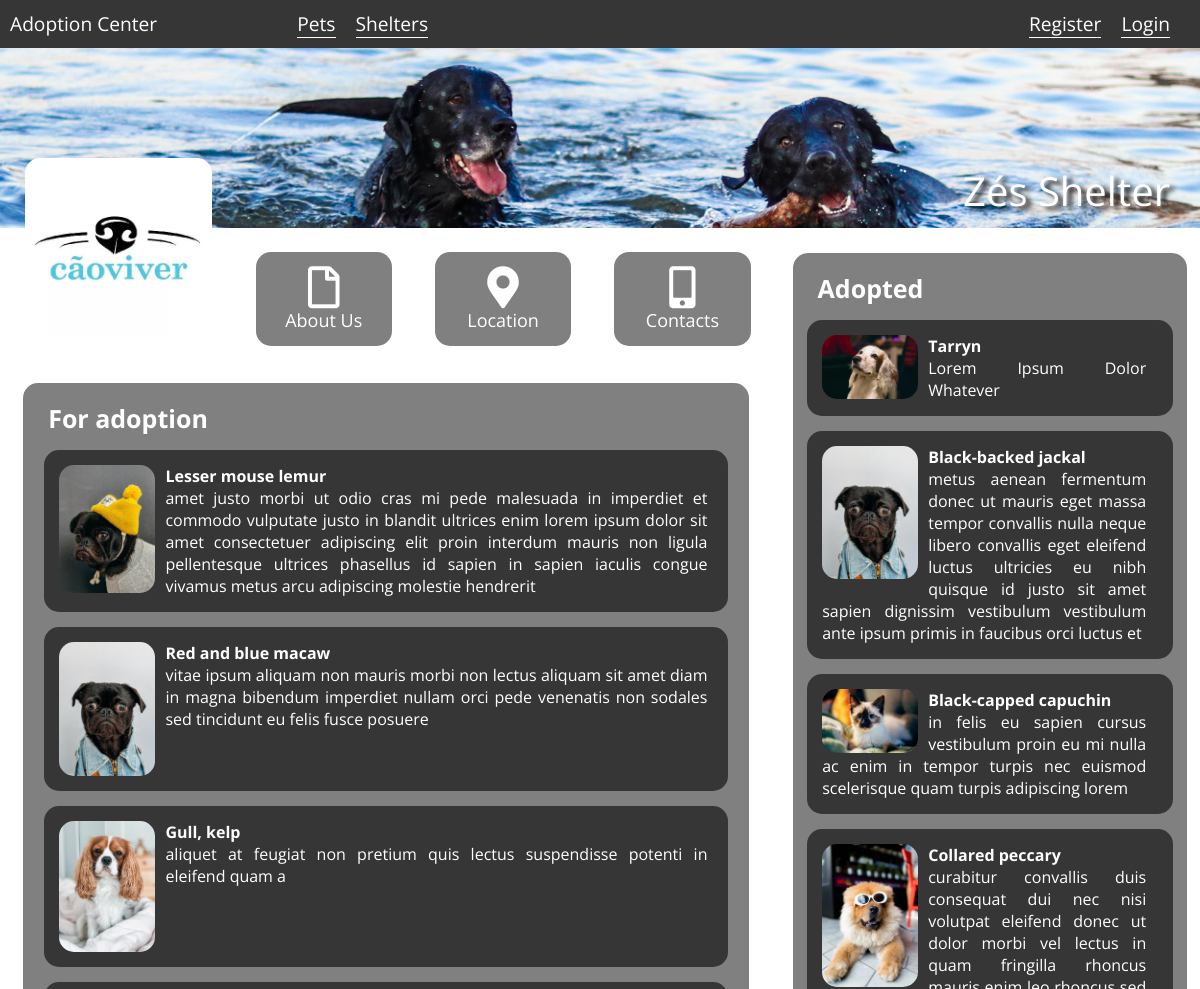
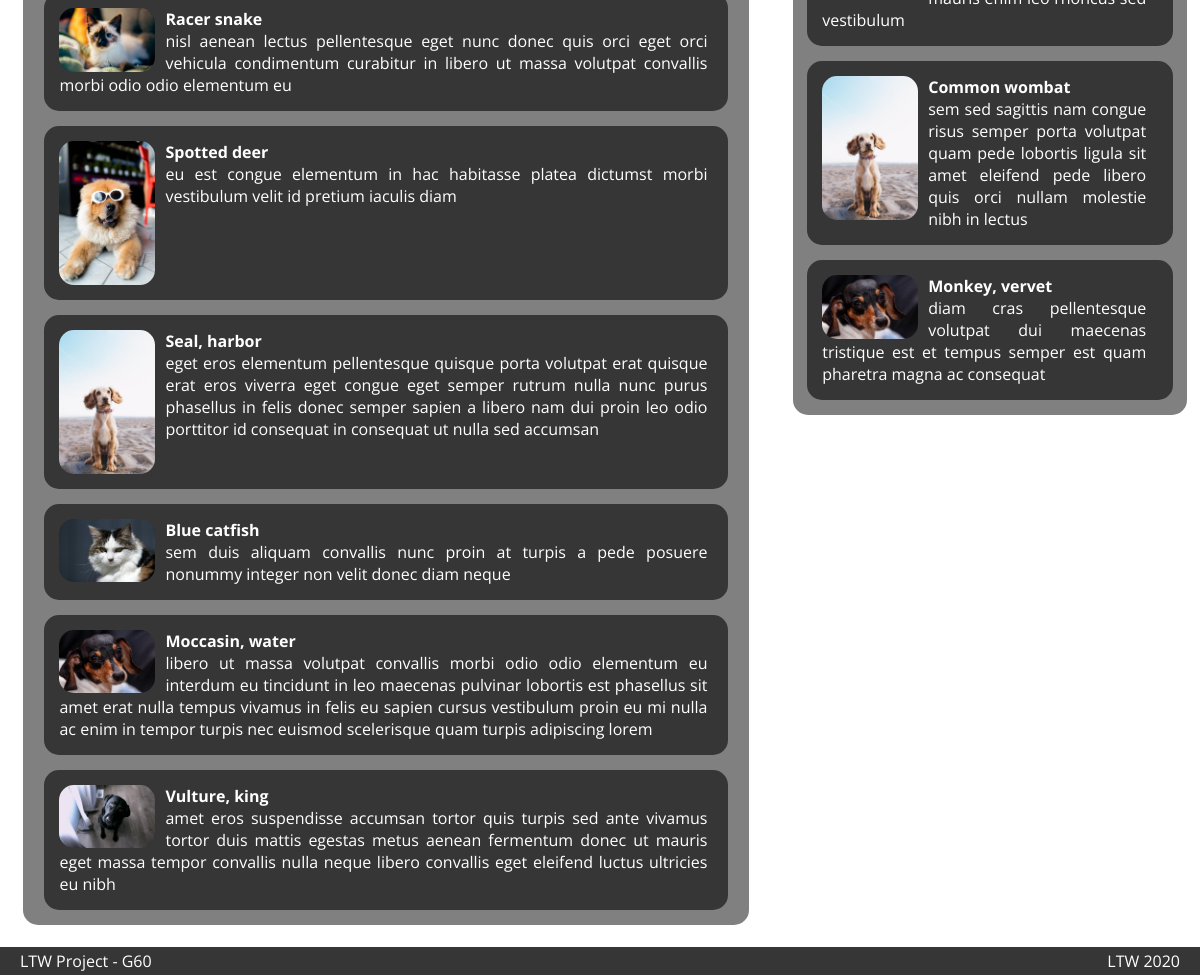
The app's page /shelter_profile.php?id=1 with its own data (2 pictures, top to bottom).
### tables this page shows
CREATE TABLE Shelters (
  shelter_id  INTEGER PRIMARY KEY,
  username    VARCHAR,
  password    TEXT,
  name        VARCHAR,
  info        VARCHAR
);

CREATE TABLE Pets_Adoption_Shelter(
    shelter_id  INTEGER,
    pet_id      INTEGER,
    CONSTRAINT shel_pet_fk1 FOREIGN KEY (shelter_id) REFERENCES Shelters(shelter_id),
    CONSTRAINT shel_pet_fk2 FOREIGN KEY (pet_id) REFERENCES Pets(pet_id),
    CONSTRAINT shel_pet_pk PRIMARY KEY(shelter_id, pet_id)
);

CREATE TABLE Pets (
  pet_id    INTEGER PRIMARY KEY,
  name      VARCHAR,
  species   VARCHAR,
  size      FLOAT,
  color     VARCHAR,
  gender    INTEGER, -- (0 for male),
  info      VARCHAR,
  age       INTEGER,
  location  VARCHAR,
  state     VARCHAR -- Pets can be in several states (being prepared for adoption, prepared, proposal accepted, delivered, …).
);

CREATE TABLE Shelters_Pets (
  shelter_id  INTEGER,
  pet_id      INTEGER,
  CONSTRAINT shel_pet_fk1 FOREIGN KEY (shelter_id) REFERENCES Shelters(shelter_id),
	CONSTRAINT shel_pet_fk2 FOREIGN KEY (pet_id) REFERENCES Pets(pet_id),
	CONSTRAINT shel_pet_pk PRIMARY KEY(shelter_id, pet_id)
);

### shelter_profile.php (called while the page is built, shortened)
<?php
include_once('database/connection.php');
include_once('database/shelters.php');
include_once('database/pets.php');
$shelter = getShelterByID($_GET['id']);
$pets = getShelterPets($_GET['id']);
$adoption = getShelterPetsForAdoption($_GET['id']);
include('templates/common/header.php');
include('templates/common/navigation_bar.php');
include('templates/pets/shelter_profile.php');
include('templates/common/footer.php');

### database/shelters.php (called while the page is built, shortened)
<?php
function getShelterPets($id) {
    global $db;
    if ($stmt = $db->prepare('
        SELECT *
        FROM Shelters, Shelters_Pets, Pets
        WHERE Shelters.shelter_id = :id
        AND Shelters_Pets.shelter_id = :id
        AND Shelters_Pets.pet_id = Pets.pet_id')) {
        $stmt->bindParam(':id', $id);
        $stmt->execute();
        return $stmt->fetchAll();
    }
    else {
        printf('errno: %d, error: %s', $db->errorCode(), $db->errorInfo()[2]);
        die;
    }
}
function getShelterPetsForAdoption($id) {
    global $db;
    if ($stmt = $db->prepare('
        SELECT *
        FROM Shelters, Pets_Adoption_Shelter, Pets
        WHERE Shelters.shelter_id = :id
        AND Pets_Adoption_Shelter.shelter_id = :id
        AND Pets_Adoption_Shelter.pet_id = Pets.pet_id')) {
        $stmt->bindParam(':id', $id);
        $stmt->execute();
        return $stmt->fetchAll();
    }
    else {
        printf('errno: %d, error: %s', $db->errorCode(), $db->errorInfo()[2]);
        die;
    }
}
function getShelterByID($shelterID) {
    global $db;
    if ($stmt = $db->prepare('SELECT * FROM Shelters WHERE shelter_id = :id')) {
        $stmt->bindParam(':id', $shelterID);
        $stmt->execute();
        return $stmt->fetch();
    }
    else {
        printf('errno: %d, error: %s', $db->errorCode(), $db->errorInfo()[2]);
        die;
    }
}

### database/pets.php (called while the page is built, shortened)
<?php
function getImageByPetId($petID){
    global $db;
    if ($stmt = $db->prepare('SELECT * FROM Pets_Images WHERE pet_id = :id')) {
        $stmt->bindParam(':id', $petID);
        $stmt->execute();
        return $stmt->fetch()[0];
    }
    else {
        printf('errno: %d, error: %s', $db->errorCode(), $db->errorInfo()[2]);
        die;
    }
}

### templates/pets/shelter_profile.php (the view)
<section class="banner" style="background-image: url('database/images/shelters/header/originals/<?= $shelter['shelter_id'] ?>.jpg');">
    <a><?= $shelter['name'] ?></a>
</section>
<section class="shelter_profile">
    <section class="left">
        <div class="profile_pic"
             style="background-image: url('database/images/shelters/profile/thumbs_medium/<?= $shelter['shelter_id'] ?>.jpg') ">
        </div>
        <div id="about_me">
            <a href="#"><i class="far fa-file"></i>About Us</a>
        </div>
        <div id="location">
            <a href="#"><i class="fas fa-map-marker-alt"></i>Location</a>
        </div>
        <div id="contact">
            <a href="#"><i class="fas fa-mobile-alt"></i>Contacts</a>
        </div>
        <section class="shelter_adoption">
            <div class="title">For adoption</div>
            <?php foreach ($adoption as $pet) { ?>
                <div class="adoption-card">
                    <a href="pet_detail.php?id=<?= $pet['pet_id'] ?>">
                        <img src="database/images/pets/thumbs_medium/<?= getImageByPetId($pet['pet_id']) ?>.jpg" alt="puppy photo">
                        <div class="container-dog">
                            <h4><b><?= $pet['name'] ?></b></h4>
                            <p><?= $pet['info'] ?></p>
                        </div>
                    </a>
                </div>
            <?php } ?>
        </section>
    </section>
    <section class="right">
        <div class="shelter_adopted">
            <div class="title">Adopted</div>
            <?php foreach ($pets as $pet) { ?>
                <div class="adopted-card">
                    <a href="pet_detail.php?id=<?= $pet['pet_id'] ?>">
                        <img src="database/images/pets/thumbs_medium/<?= getImageByPetId($pet['pet_id']) ?>.jpg" alt="puppy photo" >
                        <div class="container-dog">
                            <h4><b><?= $pet['name'] ?></b></h4>
                            <p><?= $pet['info'] ?></p>
                        </div>
                    </a>
                </div>
            <?php } ?>
        </div>
    </section>
</section>

### templates/common/header.php (shortened to what this page needs)
<!DOCTYPE html>
<html lang="en">
<head>
    <link href="style/style.css" rel="stylesheet">
    <link rel="stylesheet" href="https://use.fontawesome.com/releases/v5.3.1/css/all.css">
</head>
<body>

### templates/common/navigation_bar.php
<section class="navigation_bar">
    <a href="homepage.php">Adoption Center</a>
    <nav id="links">
        <a href="pets_list.php">Pets</a>
        <a href="shelters_list.php">Shelters</a>
    </nav>
    <nav id="signup">
        <?php if (!isset($_SESSION['username'])) { ?>
            <a href="register.php">Register</a>
            <a href="login.php">Login</a>
        <?php } else { ?>
            <a href="pet_add.php">Add Pet</a>
            <a href=""><?= getUserByUsername($_SESSION['username'])['name'] ?></a>
            <a href="action_logout.php">Logout</a>
        <?php } ?>
    </nav>
</section>

### templates/common/footer.php
<footer class="footer">
    <p>LTW Project - G60</p>
    <p>LTW 2020</p>
</footer>
</body>
</html>

### style/style.css (style rules this page uses)
* { margin: 0; padding: 0; border: 0; background: transparent; text-decoration: none; font-family: "Open Sans", sans-serif; }
html, body { height: 100%; position: relative; min-height: 100%; }
#links, #signup { position: relative; float: left; padding-left: 10em; }
#links a, #signup a { font-size: 1.2rem; text-decoration: none; color: white; margin-right: 20px; border-bottom: 1px solid white; padding-bottom: 5px; margin-bottom: 1em; }
#signup { float: right; padding-right: 10em; }
.footer { flex-shrink: 0; background-color: #363636; color: white; position: absolute; left: 0; bottom: 0; width: 100%; padding: 3px 0; }
.footer p:first-child { margin-left: 20px; float: left; }
.footer p:last-child { margin-right: 20px; float: right; }
.navigation_bar { background-color: #363636; width: 100%; }
.navigation_bar a { color: white; padding: 10px; font-size: 1.2rem; float: left; }
.navigation_bar #links, .navigation_bar #signup { padding: 10px; margin-left: 10%; }
.navigation_bar #links a, .navigation_bar #signup a { padding: 0px; margin-bottom: 0px; }
.navigation_bar #signup { padding: 10px; float: right; }
.navigation_bar #signup a { padding: 0; margin-bottom: 0; }
body { display: flex; flex-direction: column; }
body { height: auto; }
body a { color: white; text-decoration: none; }
body .banner { position: relative; margin: 0 auto; background-repeat: no-repeat; background-size: cover; background-position: center; background-position-y: -200px; width: 100%; height: 15vw; }
body .banner a { font-size: 250%; color: white; position: absolute; bottom: 0; right: 0; margin-right: 30px; margin-bottom: 10px; text-shadow: 5px 3px 5px #000000; }
body .shelter_profile { display: flex; }
body .shelter_profile .title { padding: 18px 0px 0px 25px; font-size: 25px; font-weight: bold; color: white; }
body .shelter_profile img { width: 8vw; border-radius: 15px; float: left; margin-right: 10px; }
body .shelter_profile .left { margin-top: 10px; margin-bottom: 27px; width: 65%; display: grid; grid-template-columns: 30% 23% 23% 23%; grid-auto-rows: fit-content(0%); grid-template-areas: "profile about location contact" "adopt adopt adopt adopt"; }
body .shelter_profile .left .profile_pic { grid-area: profile; position: relative; width: 80%; height: 145%; left: 25px; bottom: 10vh; z-index: 1; border-radius: 15px; background-size: cover; background-position: center; }
body .shelter_profile .left #about_me, body .shelter_profile .left #location, body .shelter_profile .left #contact { display: flex; border-radius: 15px; background-color: grey; margin: 8% 12%; justify-content: center; }
body .shelter_profile .left #about_me a, body .shelter_profile .left #location a, body .shelter_profile .left #contact a { padding: 10%; font-size: 1.5vw; }
body .shelter_profile .left #about_me a i, body .shelter_profile .left #location a i, body .shelter_profile .left #contact a i { display: flex; font-size: 3.5vw; justify-content: center; }
body .shelter_profile .left #about_me { grid-area: about; }
body .shelter_profile .left #location { grid-area: location; }
body .shelter_profile .left #contact { grid-area: contact; }
body .shelter_profile .left .container-dog { padding: 0; width: 28vw; text-align: justify; }
body .shelter_profile .left .shelter_adoption { grid-area: adopt; border-radius: 15px; background-color: grey; margin: 3% 3%; }
body .shelter_profile .left .shelter_adoption .adoption-card { display: flex; padding: 15px; background-color: #363636; border-radius: 15px; width: 90%; margin: 15px auto; }
body .shelter_profile .left .shelter_adoption .adoption-card .container-dog { padding: 0; width: 54vw; text-align: justify; }
body .shelter_profile .right { margin-top: 10px; margin-bottom: 27px; width: 35%; display: grid; grid-template-columns: 1fr; grid-auto-rows: fit-content(0%); }
body .shelter_profile .right .shelter_adopted { border-radius: 15px; background-color: grey; margin: 3.5% 3% 4% 3%; }
body .shelter_profile .right .shelter_adopted .adopted-card { display: flex; padding: 15px; background-color: #363636; border-radius: 15px; width: 85%; margin: 15px auto; }
body .shelter_profile .right .shelter_adopted .adopted-card .container-dog { width: 27vw; text-align: justify; }
body .banner { background-size: cover; background-position: center; }

### records on screen
shelters: name "Zés Shelter"
pets_adoption_shelter: shows a picture, pet.name "Lesser mouse lemur", pet.info "amet justo morbi ut odio cras mi pede malesuada in imperdiet et commodo vulputate justo in blandit ultrices enim lorem ipsum dolor sit amet consectetuer adipiscing elit proin interdum mauris non ligula pellentesque ultrices phasellus id sapien in sapien iaculis congue vivamus metus arcu adipiscing molestie hendrerit"
pets_adoption_shelter: shows a picture, pet.name "Red and blue macaw", pet.info "vitae ipsum aliquam non mauris morbi non lectus aliquam sit amet diam in magna bibendum imperdiet nullam orci pede venenatis non sodales sed tincidunt eu felis fusce posuere"
pets_adoption_shelter: shows a picture, pet.name "Gull, kelp", pet.info "aliquet at feugiat non pretium quis lectus suspendisse potenti in eleifend quam a"
pets_adoption_shelter: shows a picture, pet.name "Racer snake", pet.info "nisl aenean lectus pellentesque eget nunc donec quis orci eget orci vehicula condimentum curabitur in libero ut massa volutpat convallis morbi odio odio elementum eu"
pets_adoption_shelter: shows a picture, pet.name "Spotted deer", pet.info "eu est congue elementum in hac habitasse platea dictumst morbi vestibulum velit id pretium iaculis diam"
pets_adoption_shelter: shows a picture, pet.name "Seal, harbor", pet.info "eget eros elementum pellentesque quisque porta volutpat erat quisque erat eros viverra eget congue eget semper rutrum nulla nunc purus phasellus in felis donec semper sapien a libero nam dui proin leo odio porttitor id consequat in consequat ut nulla sed accumsan"
pets_adoption_shelter: shows a picture, pet.name "Blue catfish", pet.info "sem duis aliquam convallis nunc proin at turpis a pede posuere nonummy integer non velit donec diam neque"
pets_adoption_shelter: shows a picture, pet.name "Moccasin, water", pet.info "libero ut massa volutpat convallis morbi odio odio elementum eu interdum eu tincidunt in leo maecenas pulvinar lobortis est phasellus sit amet erat nulla tempus vivamus in felis eu sapien cursus vestibulum proin eu mi nulla ac enim in tempor turpis nec euismod scelerisque quam turpis adipiscing lorem"
pets_adoption_shelter: shows a picture, pet.name "Vulture, king", pet.info "amet eros suspendisse accumsan tortor quis turpis sed ante vivamus tortor duis mattis egestas metus aenean fermentum donec ut mauris eget massa tempor convallis nulla neque libero convallis eget eleifend luctus ultricies eu nibh"
shelters_pets: shows a picture, pet.name "Tarryn", pet.info "Lorem Ipsum Dolor Whatever"
shelters_pets: shows a picture, pet.name "Black-backed jackal", pet.info "metus aenean fermentum donec ut mauris eget massa tempor convallis nulla neque libero convallis eget eleifend luctus ultricies eu nibh quisque id justo sit amet sapien dignissim vestibulum vestibulum ante ipsum primis in faucibus orci luctus et"
shelters_pets: shows a picture, pet.name "Black-capped capuchin", pet.info "in felis eu sapien cursus vestibulum proin eu mi nulla ac enim in tempor turpis nec euismod scelerisque quam turpis adipiscing lorem"
shelters_pets: shows a picture, pet.name "Collared peccary", pet.info "curabitur convallis duis consequat dui nec nisi volutpat eleifend donec ut dolor morbi vel lectus in quam fringilla rhoncus mauris enim leo rhoncus sed vestibulum"
shelters_pets: shows a picture, pet.name "Common wombat", pet.info "sem sed sagittis nam congue risus semper porta volutpat quam pede lobortis ligula sit amet eleifend pede libero quis orci nullam molestie nibh in lectus"
shelters_pets: shows a picture, pet.name "Monkey, vervet", pet.info "diam cras pellentesque volutpat dui maecenas tristique est et tempus semper est quam pharetra magna ac consequat"
